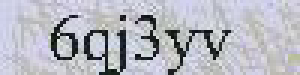
#> input picture tornadoweb/file/2016/7/26/1fc9039e-52e3-11e6-89b0-408d5cdbd1ef.png, 100 x 25 px (shown 3 times larger)
$ python -i image_linux.py   (imports and definitions only)   (Python 2 division)
#> lines starting #> are read from the running program, lines starting #| are printed output that depends on the picture
# -*- coding: UTF-8 -*-
'''
Created on 2016-4-26
Auther wsjian
zj tobacco
'''
import os

# [1 line not run here, left out]
# import numpy as np
# import cv2
from PIL import Image, ImageEnhance, ImageFilter
import sys
from pytesser import image_to_string

threshold = 85
table = []
# [5 lines not run here, left out]

'''
path1='C:\\Users\\Administrator\\Desktop\\code\\code\\02.png'
im=Image.open(path1)
im=im.split()
im[0].show()
im[1].show()
im[2].show()
imgry = im.convert('L')
out = imgry.point(table,'1')
#out = out.resize((80,40))
result = image_to_string(out)
result=result.replace(']','1')
print result
if not result.strip():
    print 'haha'

path = 'C:\\Users\\Administrator\\Desktop\\image50\\image50\\'
files = os.listdir(path)
for f in files:
    im = Image.open(path + f)
    imgry = im.convert('L')
    out = imgry.point(table, '1')
    result = image_to_string(out)
    if not result.strip():
        out = out.resize((80, 40))
        result = image_to_string(out)
    result = result.replace(']', '1')
    result = result.replace(':', '1')
    result = result.replace('l', '1')
    result = result.replace('J', '1')
    result = result.replace('S', '8')
    result = result.replace('o', '0')
    result = result.replace("'y", "7")
    result = result.replace("*1", "7")
    result = result.replace('v', '7')
    result = result.replace('s', '6')

    print f.title() + '\t' + result.strip()
'''


def image_ocr(image_path):
    print image_path
    image_object = Image.open(image_path)
#> image_object is the input picture: PIL image 100x25 RGBA; mean R, G, B, A 182.6, 183.9, 192.5, 255
    imgry = image_object.convert('L')
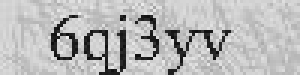
#> imgry: PIL image 100x25 L (shown 3 times larger); min 9, max 236, mean 184.5
#> (the run stopped early here; a loop or call above may not have finished)
